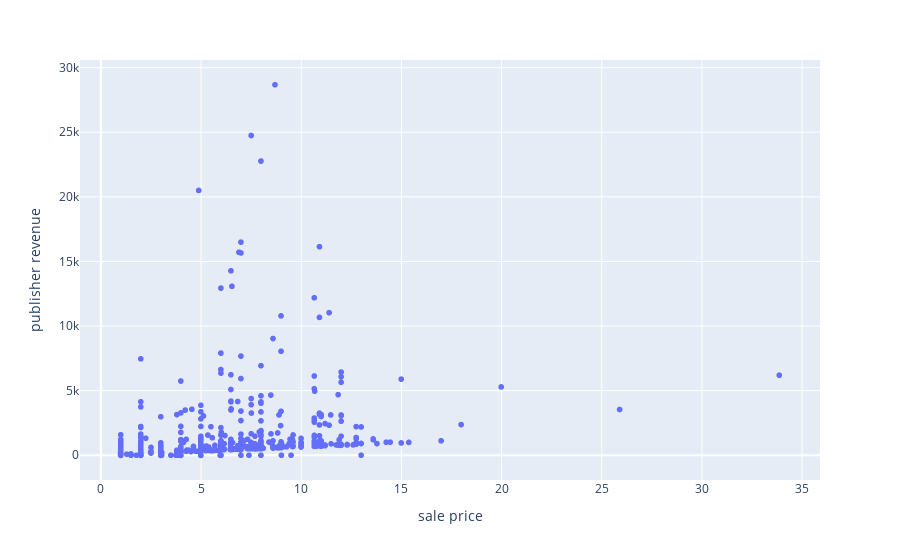

The notebook cell this image was saved under:
### Code cell
fig = px.scatter(df, x='sale price', y='publisher revenue')
fig.show()

### Figure 1 — Plotly figure (JSON) as saved in the notebook; plotly's stock layout.template omitted (floating-point values rounded to 4 significant figures; data arrays with more than 128 entries replaced by an {"elided": "..."} marker saying what was removed)
{"data": [{"hovertemplate": "sale price=%{x}<br>publisher revenue=%{y}<extra></extra>", "legendgroup": "", "marker": {"color": "#636efa", "symbol": "circle"}, "mode": "markers", "name": "", "showlegend": false, "type": "scattergl", "x": {"elided": "1070 float values"}, "xaxis": "x", "y": {"elided": "1070 float values"}, "yaxis": "y"}], "layout": {"legend": {"tracegroupgap": 0}, "margin": {"t": 60}, "xaxis": {"anchor": "y", "domain": [0, 1], "title": {"text": "sale price"}}, "yaxis": {"anchor": "x", "domain": [0, 1], "title": {"text": "publisher revenue"}}}}
